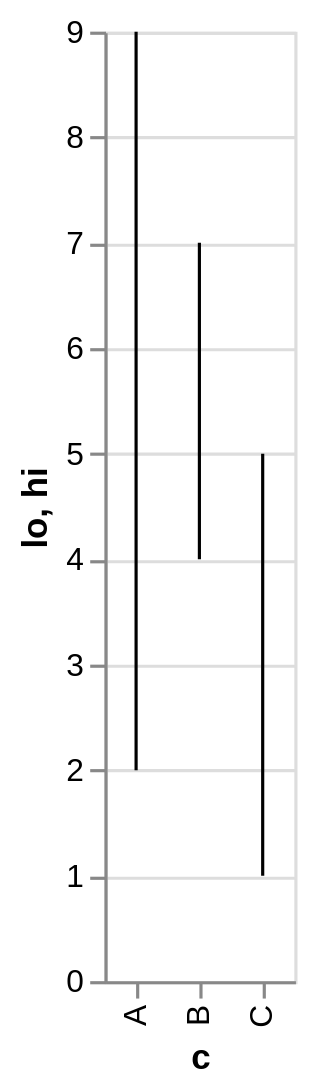

Source (Vega-Lite JSON):
### Vega-Lite specification from a JSON file in a GitHub repository (floating-point values rounded to 4 significant figures)
{"$schema": "https://vega.github.io/schema/vega-lite/v6.json", "description": "Rules spanning a range, the shape a min-max plot is drawn as.", "data": {"values": [{"c": "A", "lo": 2, "hi": 9}, {"c": "B", "lo": 4, "hi": 7}, {"c": "C", "lo": 1, "hi": 5}]}, "mark": "rule", "encoding": {"x": {"field": "c", "type": "nominal"}, "y": {"field": "lo", "type": "quantitative"}, "y2": {"field": "hi"}}}
